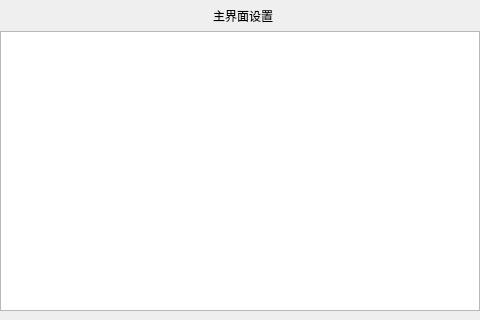
<?xml version="1.0" encoding="UTF-8"?>
<ui version="4.0">
 <class>ui_main_setting</class>
 <widget class="QMainWindow" name="ui_main_setting">
  <property name="geometry">
   <rect>
    <x>0</x>
    <y>0</y>
    <width>480</width>
    <height>320</height>
   </rect>
  </property>
  <property name="windowTitle">
   <string>MainWindow</string>
  </property>
  <widget class="QWidget" name="centralwidget">
   <layout class="QVBoxLayout" name="verticalLayout" stretch="1,9">
    <property name="spacing">
     <number>0</number>
    </property>
    <property name="leftMargin">
     <number>0</number>
    </property>
    <property name="topMargin">
     <number>0</number>
    </property>
    <property name="rightMargin">
     <number>0</number>
    </property>
    <property name="bottomMargin">
     <number>9</number>
    </property>
    <item>
     <widget class="QWidget" name="main_setting_title_widget" native="true">
      <property name="styleSheet">
       <string notr="true"/>
      </property>
      <layout class="QHBoxLayout" name="horizontalLayout" stretch="1,1,2,2">
       <property name="spacing">
        <number>6</number>
       </property>
       <property name="leftMargin">
        <number>0</number>
       </property>
       <property name="topMargin">
        <number>0</number>
       </property>
       <property name="rightMargin">
        <number>0</number>
       </property>
       <property name="bottomMargin">
        <number>0</number>
       </property>
       <item alignment="Qt::AlignLeft|Qt::AlignVCenter">
        <widget class="clicked_Label" name="main_setting_back_btn" native="true">
         <property name="text" stdset="0">
          <string/>
         </property>
        </widget>
       </item>
       <item>
        <spacer name="horizontalSpacer">
         <property name="orientation">
          <enum>Qt::Horizontal</enum>
         </property>
         <property name="sizeHint" stdset="0">
          <size>
           <width>37</width>
           <height>20</height>
          </size>
         </property>
        </spacer>
       </item>
       <item>
        <widget class="QLabel" name="main_setting_title_label">
         <property name="styleSheet">
          <string notr="true"/>
         </property>
         <property name="text">
          <string>主界面设置</string>
         </property>
         <property name="alignment">
          <set>Qt::AlignCenter</set>
         </property>
        </widget>
       </item>
       <item>
        <spacer name="horizontalSpacer_2">
         <property name="orientation">
          <enum>Qt::Horizontal</enum>
         </property>
         <property name="sizeHint" stdset="0">
          <size>
           <width>78</width>
           <height>20</height>
          </size>
         </property>
        </spacer>
       </item>
      </layout>
     </widget>
    </item>
    <item>
     <widget class="QListView" name="main_setting_listView">
      <property name="editTriggers">
       <set>QAbstractItemView::NoEditTriggers</set>
      </property>
     </widget>
    </item>
   </layout>
  </widget>
 </widget>
 <customwidgets>
  <customwidget>
   <class>clicked_Label</class>
   <extends>QWidget</extends>
   <header location="global">clicked_label.hpp</header>
  </customwidget>
 </customwidgets>
 <resources/>
 <connections/>
</ui>
